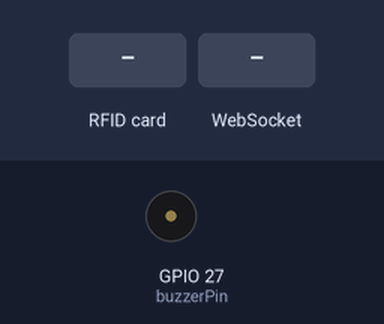
Simulated run of this sketch. Board: ESP32. On the bench: buzzer (waves = sounding, pin HIGH). The test bench sets the inputs (shaded band). WiFi joins after 1.5 s; servers stay silent unless stated; what the sketch prints to the serial monitor is not drawn.

Above: at 3.2 s.
3.3 s: RFID card 5E 7A 19 C4 held to the reader
4.9 s: WebSocket text "beep" received
6.4 s: WebSocket text "1" received
Timing chart, 0 to 9.4 s (numbered marks = the images above; inputs shaded):
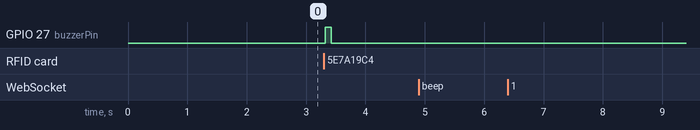

Measured:
- after the input at 3.3 s, GPIO 27 (buzzerPin): LOW → HIGH at once, → LOW 0.10 s later
- after the input at 4.9 s, every drawn part: stays the same
- after the input at 6.4 s, every drawn part: stays the same

The sketch:

WEB2.ino
```cpp
#include <WiFi.h>
#include <WebSocketsClient.h>
#include <ArduinoJson.h>
#include <SPI.h>
#include <MFRC522v2.h>
#include <MFRC522DriverSPI.h>
#include <MFRC522DriverPinSimple.h>

// WiFi Config
const char* ssid = "IdoomFibre_ATeY9YUTd";
const char* password = "hUsX2sbM";

// RFID Config
MFRC522DriverPinSimple ss_pin(5);
MFRC522DriverSPI driver{ss_pin};
MFRC522 rfid{driver};

// WebSocket Config
WebSocketsClient webSocket;
const char* ws_server = "192.168.100.8";
const int ws_port = 8080;

// Buzzer Config
const int buzzerPin = 27;

void setup() {
  Serial.begin(115200);

  pinMode(buzzerPin, OUTPUT);
  digitalWrite(buzzerPin, LOW);
  SPI.begin();
  rfid.PCD_Init();

  WiFi.begin(ssid, password);
  while (WiFi.status() != WL_CONNECTED) {
    delay(1000);
    Serial.println("Connecting to WiFi...");
  }
  Serial.println("WiFi connected");

  webSocket.begin(ws_server, ws_port, "/");
  webSocket.onEvent([](WStype_t type, uint8_t* payload, size_t length) {
    if (type == WStype_CONNECTED) {
      Serial.println("WebSocket Connected");
      webSocket.sendTXT("{\"type\":\"esp\"}");
    }
    else if (type == WStype_TEXT) {
      Serial.printf("Server: %s\n", payload);
      DynamicJsonDocument doc(128);
      deserializeJson(doc, payload);

      if(doc["type"] == "beep") {
        int duration = doc["duration"] | 1500;
        Serial.printf("Low quantity beep for %dms\n", duration);
        digitalWrite(buzzerPin, HIGH);
        delay(duration);
        digitalWrite(buzzerPin, LOW);
      }
    }
  });
  webSocket.setReconnectInterval(5000);
}

String readUID() {
  String uid;
  for (byte i = 0; i < rfid.uid.size; i++) {
    if (rfid.uid.uidByte[i] < 0x10) uid += "0";
    uid += String(rfid.uid.uidByte[i], HEX);
  }
  rfid.PICC_HaltA();
  uid.toUpperCase();
  return uid;
}

void loop() {
  webSocket.loop();

  if (rfid.PICC_IsNewCardPresent() && rfid.PICC_ReadCardSerial()) {
    String uid = readUID();
    Serial.print("Tag scanned: ");
    Serial.println(uid);

    DynamicJsonDocument doc(128);
    doc["uid"] = uid;
    String output;
    serializeJson(doc, output);
    webSocket.sendTXT(output);

    // Normal scan beep (100ms)
    digitalWrite(buzzerPin, HIGH);
    delay(100);
    digitalWrite(buzzerPin, LOW);

    delay(1000); // Anti-spam delay
  }
}
```
